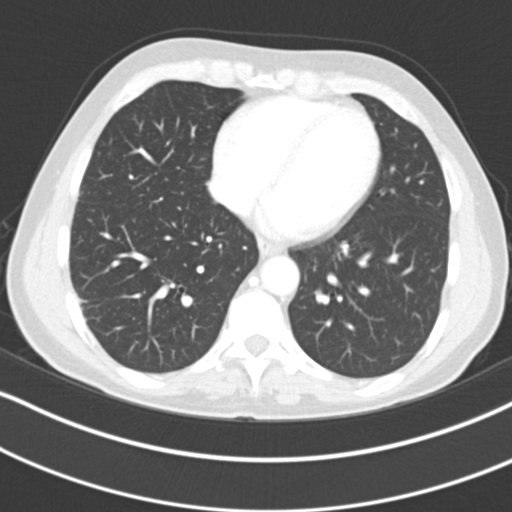
#> input picture DIP/experiment1/实验一提交包_20260926/task2/images/fdct_ground_truth.png, 512 x 512 px
$ python -i denoise_dicom.py   (imports and definitions only)
#> lines starting #> are read from the running program, lines starting #| are printed output that depends on the picture; after the words box and inside, x2 and y2 are one past the last pixel; in counts of white or black regions, pixels touching at a corner belong together
#> further down, picture is the input picture: shape (512, 512, 3); min 55, max 255, mean 131.6
#!/usr/bin/env python3
"""任务二：直接基于配对 DICOM 的传统 CT 去噪与参数比较。"""

from __future__ import annotations

import csv
import hashlib
import json
import platform
import sys
import time
from pathlib import Path

import cv2
import matplotlib

# [1 line not run here, left out]
import matplotlib.pyplot as plt
import numpy as np
import pywt
import SimpleITK as sitk
import skimage
from skimage.metrics import peak_signal_noise_ratio, structural_similarity


TASK_DIR = Path(__file__).resolve().parent
EXPERIMENT_DIR = TASK_DIR.parent
RESULTS_DIR = TASK_DIR / "results"
FIGURES_DIR = TASK_DIR / "figures"
IMAGES_DIR = TASK_DIR / "images"
sys.path.insert(0, str(EXPERIMENT_DIR))
from plot_common import save_figure_checked

FDCT_PATH = (
    EXPERIMENT_DIR
    / "full_3mm/L067/full_3mm"
    / "L067_FD_3_1.CT.0002.0001.2015.12.22.18.12.07.5968.358090401.IMA"
)
LDCT_PATH = (
    EXPERIMENT_DIR
    / "quarter_3mm/L067/quarter_3mm"
    / "L067_QD_3_1.CT.0004.0001.2015.12.22.18.12.56.428910.358293547.IMA"
)

# DICOM 中提供的肺窗预设：窗位 -600 HU，窗宽 1500 HU。
WINDOW_CENTER = -600.0
WINDOW_WIDTH = 1500.0
WINDOW_MIN = WINDOW_CENTER - WINDOW_WIDTH / 2.0
WINDOW_MAX = WINDOW_CENTER + WINDOW_WIDTH / 2.0


# [17 lines left out: functions sha256, read_dicom_hu, not called in this run]


def metadata(image: sitk.Image, key: str, default: str = "N/A") -> str:
    return image.GetMetaData(key).strip() if image.HasMetaDataKey(key) else default


# [12 lines left out: functions window_to_uint8, evaluate, not called in this run]


def adaptive_median_filter(image: np.ndarray, max_window: int = 7) -> np.ndarray:
    """真正的自适应中值滤波：窗口从 3×3 逐级增大到 max_window。"""
#> called with max_window = 7
    if max_window < 3 or max_window % 2 == 0:
        raise ValueError("max_window 必须是大于等于 3 的奇数")

    source = image.astype(np.uint8)
    output = source.copy()
    unresolved = np.ones(source.shape, dtype=bool)
    last_median = source.copy()

    for window in range(3, max_window + 1, 2):
        kernel = np.ones((window, window), dtype=np.uint8)
        local_min = cv2.erode(source, kernel, borderType=cv2.BORDER_REFLECT)
        local_max = cv2.dilate(source, kernel, borderType=cv2.BORDER_REFLECT)
        local_median = cv2.medianBlur(source, window)
        last_median = local_median

        stage_a = (local_median > local_min) & (local_median < local_max)
        newly_resolved = unresolved & stage_a
        stage_b = (source > local_min) & (source < local_max)

        keep_original = newly_resolved & stage_b
        use_median = newly_resolved & ~stage_b
        output[keep_original] = source[keep_original]
        output[use_median] = local_median[use_median]
        unresolved &= ~stage_a
#> this loop made 3 passes
#> pass 1, in adaptive_median_filter, `local_min = cv2.erode(source, kernel, borderType=cv2.BORDER_REFLECT)`:
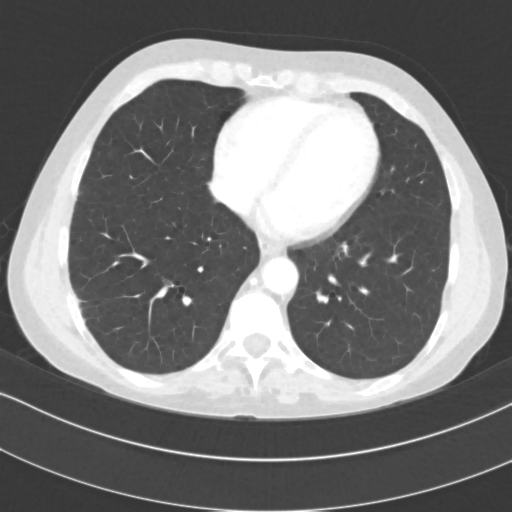
#> local_min: shape (512, 512, 3); min 55, max 255, mean 123.5
#> pass 1, in adaptive_median_filter, `local_max = cv2.dilate(source, kernel, borderType=cv2.BORDER_REFLECT)`:
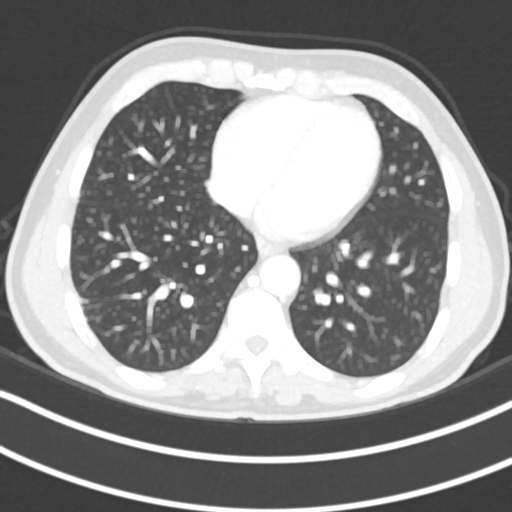
#> local_max: shape (512, 512, 3); min 55, max 255, mean 140.1
#> pass 1, in adaptive_median_filter, `stage_a = (local_median > local_min) & (local_median < local_max)`:
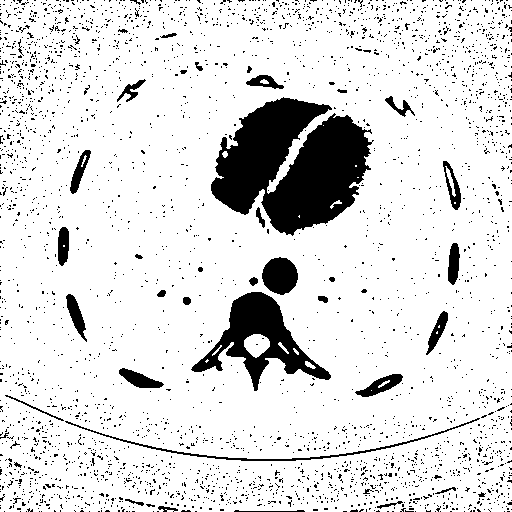
#> stage_a: shape (512, 512, 3) bool; 87% white; 3260 black regions (3220 under 20 px), largest, box (x1, y1, x2, y2) and area: (211, 97, 374, 236) 14133, (191, 292, 331, 391) 4696, (262, 257, 298, 295) 1029
#> after the loop: output: shape (512, 512, 3); 15.22% of pixels changed, all inside (x1, y1, x2, y2) = (0, 0, 512, 512)
#> after the loop:
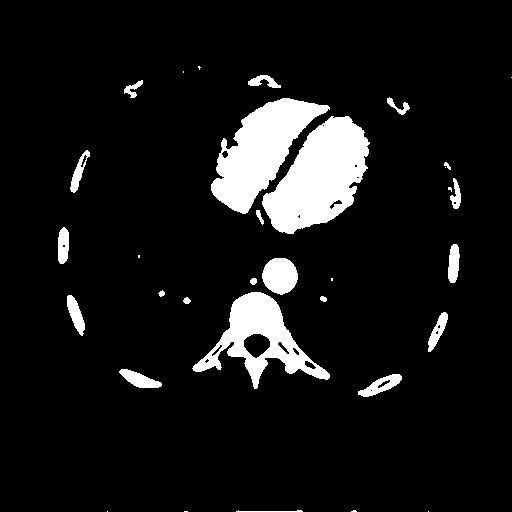
#> unresolved: shape (512, 512, 3) bool; 8.8% white; 33 white regions (11 under 20 px), largest, box (x1, y1, x2, y2) and area: (262, 116, 370, 234) 7503, (211, 98, 330, 214) 6359, (192, 292, 330, 389) 4619

    output[unresolved] = last_median[unresolved]
#> output: shape (512, 512, 3); min 55, max 255, mean 131.5
    return output


# [25 lines left out: functions wavelet_denoise, save_grayscale, not called in this run]


def save_figure(fig: plt.Figure, basename: str) -> None:
    save_figure_checked(fig, FIGURES_DIR / basename)


def parameter_text(parameters: dict[str, object]) -> str:
    return ", ".join(f"{key}={value}" for key, value in parameters.items())


# [325 lines left out: function main, not called in this run]


# [2 lines not run here, left out]

>>> import cv2
>>> picture = cv2.imread('images/fdct_ground_truth.png')
>>> result = adaptive_median_filter(picture)
